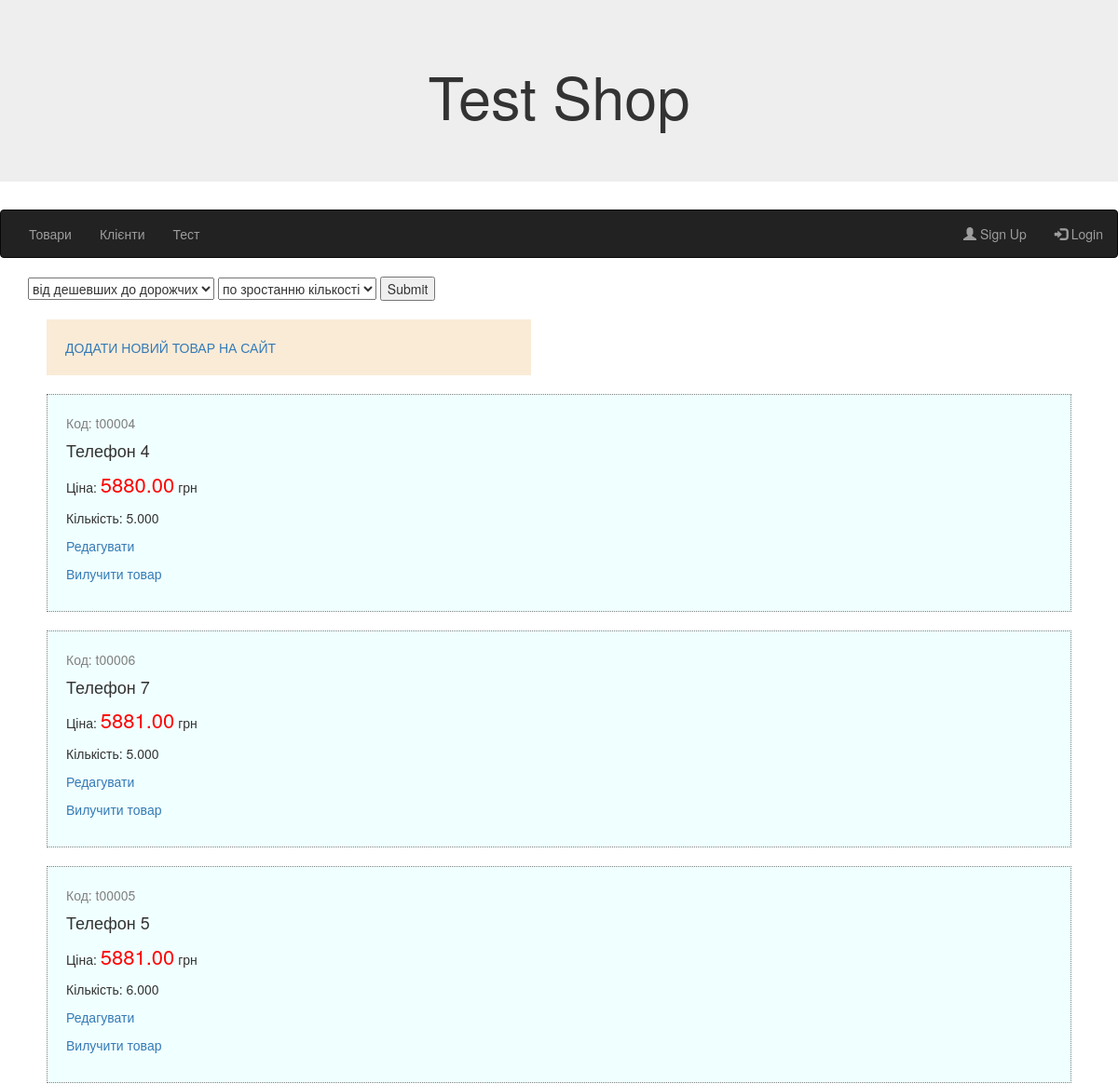
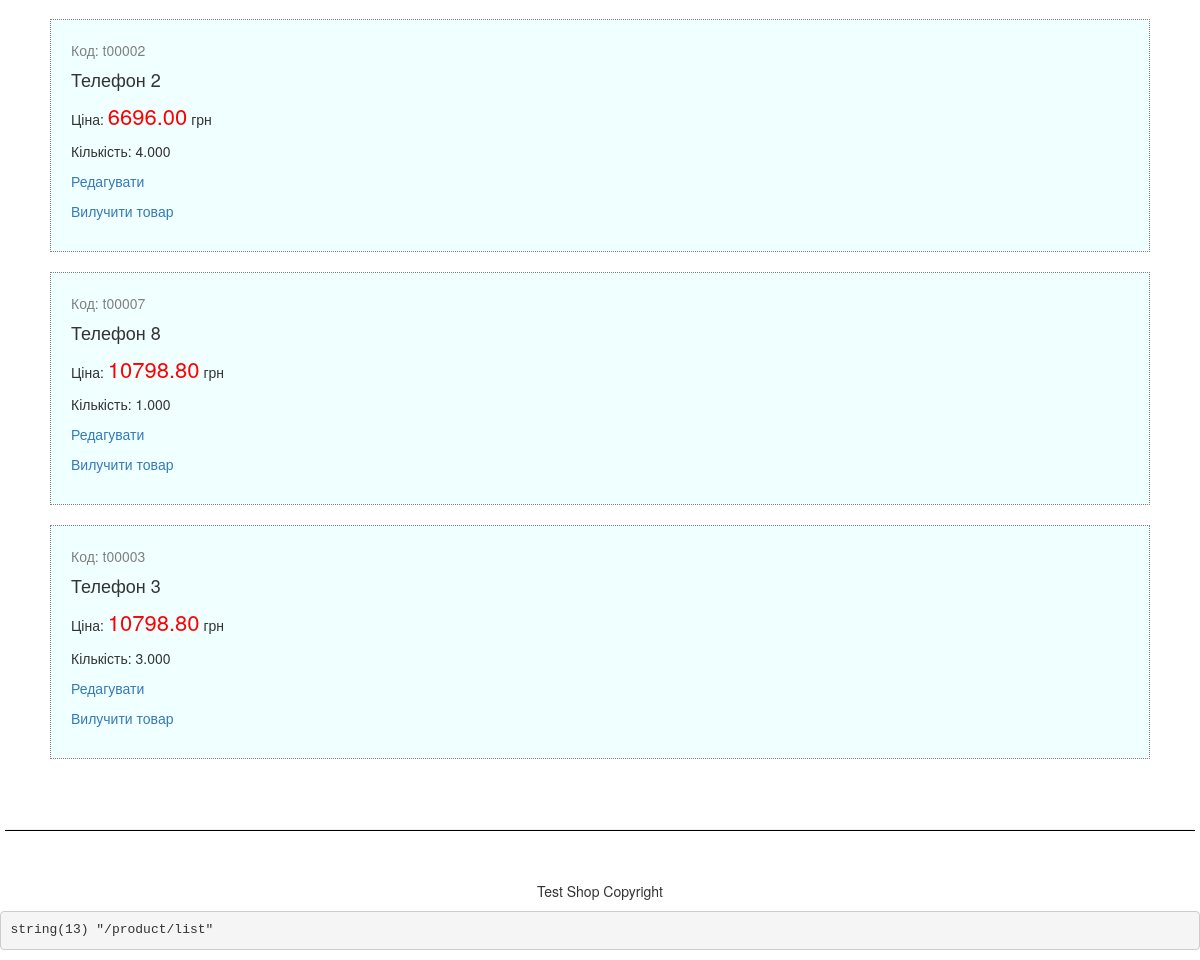
Screenshot of /product/list with the database file from the repository (2 pictures, top to bottom).
### tables this page shows
CREATE TABLE `menu` (
  `id` int UNSIGNED NOT NULL,
  `name` varchar(100) NOT NULL,
  `path` varchar(255) NOT NULL,
  `active` tinyint(1) NOT NULL DEFAULT '1',
  `sort_order` smallint DEFAULT NULL
);

CREATE TABLE `products` (
  `id` int UNSIGNED NOT NULL,
  `sku` varchar(30) NOT NULL,
  `name` varchar(255) NOT NULL,
  `price` decimal(12,2) NOT NULL DEFAULT '0.00',
  `qty` decimal(12,3) NOT NULL DEFAULT '0.000',
  `description` mediumtext
);

### app/Core/View.php (called while the page is built, shortened)
<?php
class View
{
    private $data;
    private $viewPath;
    public function __construct(array $data = [], string $viewPath = null)
    {
        $this->data = $data;
        $this->viewPath = $viewPath;
    }
    public static function getViewDir(): string
    {
        return App::getAppDir() . DS . 'views';
    }
    protected function get($key)
    {
        return $this->data[$key];
    }
    public function render(): string
    {
        $path = $this->viewPath;
        if ($path === null) {
            $path = $this->getDefaultPath();
        }
        array_walk($this->data, static function(&$item, $key) {
            if ($item instanceof View) {
                $item = $item->render();
            }
        });
        extract($this->data, EXTR_SKIP);
        include $path;
        return ob_get_clean();
    }
    private function getDefaultPath(): string
    {
        $controllerName = Route::getController();
        $actionName = Route::getAction();
        $path = self::getViewDir() . DS . $controllerName . DS . $actionName . '.php';
        $path404 = self::getViewDir() . DS . 'error' . DS . 'error404.php';
        return file_exists($path) ? $path : $path404;
    }
     private function getBP(): string
     {
         return Route::getBP();
     }
}

### app/Controllers/ProductController.php (called while the page is built, shortened)
<?php
class ProductController extends Controller
{
    public function listAction(): void
    {
        $products = $this->getModel('Product')
                ->initCollection()
                ->sort($this->getSortParams())
                ->getCollection()
                ->select();
        $this->renderLayout();
    }
    public function getSortParams(): array
    {
        $params = [];
        $sortfirst = filter_input(INPUT_POST, 'sortfirst');
        if ($sortfirst === "price_DESC") {
            $params['price'] = 'DESC';
        } else {
            $params['price'] = 'ASC';
        }
        $sortsecond = filter_input(INPUT_POST, 'sortsecond');
        if ($sortsecond === "qty_DESC") {
            $params['qty'] = 'DESC';
        } else {
            $params['qty'] = 'ASC';
        }
        return $params;
    }
}

### app/Core/App.php (called while the page is built, shortened)
<?php
class App
{
    public static function run(string $path = null): void
    {
        $action = Route::getAction() . 'Action';
        $controller = new $controllerClass();
        $controller->$action();
    }
}

### app/bootstrap.php (called while the page is built, shortened)
<?php
require ROOT . '/app/Autoloader.php';
App::run();

### app/Autoloader.php (called while the page is built, shortened)
<?php
class Autoloader
{
    public static function register(): void
    {
        spl_autoload_register(static function ($class) {
            $file = ROOT . DS . 'app' . DS . str_replace('\\', DS, $class) . '.php';
            if (file_exists($file)) {
                return true;
            }
            return false;
        });
    }
}

### app/Core/DB.php (called while the page is built, shortened)
<?php
class DB
{
    private  static $pdo;
    public function getConnection(): PDO
    {
        if (self::$pdo === null) {
            $dsn = 'mysql:host=' . MYSQL_HOST . ';port=' . MYSQL_PORT . ';dbname=' . DB_NAME . ';charset=utf8';
            $options = [
                PDO::MYSQL_ATTR_INIT_COMMAND => "SET NAMES 'utf8'",
                PDO::ATTR_ERRMODE => PDO::ERRMODE_EXCEPTION,
                PDO::ATTR_EMULATE_PREPARES => false
            ];
            try {
                self::$pdo = new PDO($dsn, DB_USERNAME, DB_PASSWORD, $options);
            } catch (PDOException $e) {
                echo "Connection failed: " . $e->getMessage();
                exit();
            }
        }
        return self::$pdo;
    }
    public function query(string $sql, array $parameters = [])
    {
        $dbh = $this->getConnection();
        $stmt = $dbh->prepare($sql);
        $result = $stmt->execute($parameters);
        if ($result !== false) {
            return $stmt->fetchAll(PDO::FETCH_ASSOC);
        } else {
            return false;
        }
    }
}

### app/Core/Model.php (called while the page is built, shortened)
<?php
abstract class Model implements DbModelInterface
{
    protected string $tableName;
    protected array $columns = [];
    protected string $sql;
    protected array $params = [];
	public function getTableName(): string
	{
		return $this->tableName;
	}
	public function getColumns(): array
	{
		$db = new DB();
		$sql = "show columns from {$this->getTableName()};";
		$results = $db->query($sql);
		foreach ($results as $result) {
			$this->columns[] = $result['Field'];
		}
		return $this->columns;
	}
    public function initCollection()
    {
        $columns = implode(',', $this->getColumns());
        $this->sql = "select $columns from " . $this->getTableName();
        return $this;
    }
    public function sort ($params)
    {
		$this->sql = "SELECT * FROM $this->tableName ORDER BY ";
	     foreach ($params as $column => $sortType) {
			$this->sql .= "$column $sortType, ";
    }
	    $this->sql = rtrim(($this->sql), ', ');
	    return $this;
    }
    public function getCollection()
    {
        $db = new DB();
        $this->sql .= ";";
        $this->collection = $db->query($this->sql, $this->params);
        return $this;
    }
}

### app/Core/Route.php (called while the page is built, shortened)
<?php
class Route
{
    public static function getBP()
    {
        return self::getBasePath();
    }
    public static function getBasePath()
    {
        $basePath = substr(ROOT, strlen($_SERVER['DOCUMENT_ROOT']));
        return $basePath;
    }
}

### app/views/product/list.php (the view, shortened to what this page needs)
<form method="POST" action="<?php $_SERVER['PHP_SELF']; ?>">
    <select name='sortfirst'>
        <option <?php echo filter_input(INPUT_POST, 'sortfirst') === 'price_ASC' ? 'selected' : ''; ?>
                value="price_ASC"> від дешевших до дорожчих
        </option>
    </select>
    <select name='sortsecond'>
        <option <?php echo filter_input(INPUT_POST, 'sortsecond') === 'qty_ASC' ? 'selected' : ''; ?>
                value="qty_ASC"> по зростанню кількості
        </option>
    </select>
    <input type="submit" value="Submit">
</form>
<div class="wrapper">
    <?= \Core\Url::getLink('/product/add', 'Додати новий товар на сайт'); ?>
</div>
<?php
$products =  $this->get('products');
foreach($products as $product)  :
?>
    <div class="product">
        <p class="sku">Код: <?php echo $product['sku']?></p>
        <h4><?php echo $product['name']?></h4>
        <p> Ціна: <span class="price"><?php echo $product['price']?></span> грн</p>
        <p> Кількість: <?php echo $product['qty']?></p>
        <p>
            <?= \Core\Url::getLink('/product/edit', 'Редагувати', array('id'=>$product['id'])); ?>
        </p>
        <p>
            <?= \Core\Url::getLink('/product/delete', 'Вилучити товар', array('id'=>$product['id'])); ?>
        </p>
    </div>
<?php endforeach; ?>

### app/views/menu.php
<nav class="navbar navbar-inverse">
  <div class="container-fluid">
    <ul class="nav navbar-nav">
    <?php
        foreach($this->get('menuCollection') as $item)  :
    ?>
        <li>
            <?= \Core\Url::getLink($item['path'], $item['name']); ?>
        </li>
    <?php endforeach; ?>
    </ul>
    <ul class="nav navbar-nav navbar-right">
        <li><a href="<?php echo $this->getBP();?>/customer/register/"><span class="glyphicon glyphicon-user"></span> Sign Up</a></li>
        <li><a href="<?php echo $this->getBP();?>/customer/login/"><span class="glyphicon glyphicon-log-in"></span> Login</a></li>
    </ul>
  </div>
</nav>

### app/Core/Url.php (shortened to what this page needs)
<?php
class Url
{
    public static function getLink(string $path, string $name, array $params = []): string
    {
        if (!empty($params)) {
            $firts_key = array_keys($params)[0];
            foreach ($params as $key => $value) {
                $path .= ($key === $firts_key ? '?' : '&');
                $path .= "$key=$value";
            }
        }
        return '<a href="' . Route::getBP() . $path . '">' . $name . '</a>';
    }
}

### css/style.css (style rules this page uses)
.sku { color: grey; }
.product { border: dotted 1px gray; margin: 20px; padding: 20px; background: azure; }
.price { color: red; font-size: 22px; }
.wrapper { text-transform: uppercase; width:520px; margin: 20px; padding: 20px; background: antiquewhite; border: 1px; }

### rows the page displays
menu: name "Товари"
menu: name "Клієнти"
menu: name "Тест"
products: sku "t00004", name "Телефон 4", price "5880.00", qty "5.000", name "Редагувати Вилучити товар"
products: sku "t00006", name "Телефон 7", price "5881.00", qty "5.000", name "Редагувати Вилучити товар"
products: sku "t00005", name "Телефон 5", price "5881.00", qty "6.000", name "Редагувати Вилучити товар"
products: sku "t00002", name "Телефон 2", price "6696.00", qty "4.000", name "Редагувати Вилучити товар"
products: sku "t00007", name "Телефон 8", price "10798.80", qty "1.000", name "Редагувати Вилучити товар"
products: sku "t00003", name "Телефон 3", price "10798.80", qty "3.000", name "Редагувати Вилучити товар"

### other values shown
$name "ДОДАТИ НОВИЙ ТОВАР НА САЙТ"
